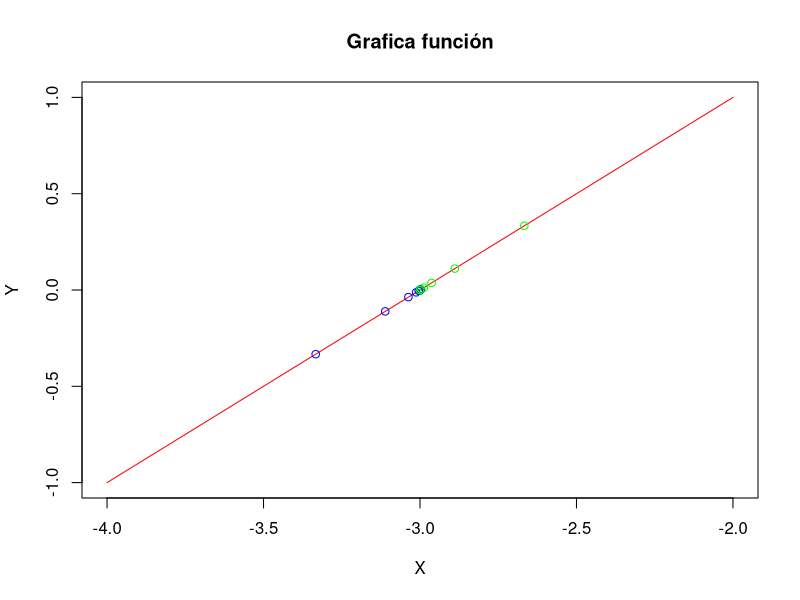

This figure's R source:
triseccion = function (a, b, f, tol, prec){
  if (f(a)*f(b) > 0){
    print("No se puede aplicar el metodo de la triseccion.")
    cat("Razón:","f(a)=", f(a) , "y", "f(b)=", f(b), "tienen el mismo signo.\n")
  }
  else {
    plot(f, to=b, from=a, type = "l", main = "Grafica función", xlab = "X", ylab = "Y", col = "red")
    cat("Tolerancia:", tol, "\n")
    cat("Precisión:", prec, "\n")
    xr1=((2*a)+b)/3
    xr2=(a+(2*b))/3
    while (abs(f(xr1)) >= tol || abs(f(xr2)) >= tol){
      points(x= xr1, y= f(xr1), col = "blue")
      points(x= xr2, y= f(xr2), col = "green")
      if (f(xr1)*f(a)<0)
      {
        b=xr1
      }
      else if (f(xr1)*f(xr2)<0)
      {
        a=xr1
        b=xr2
      }
      else if (f(xr2)*f(b)<0)
      {
        a=xr2
      }
      
      xr1=((2*a)+b)/3
      xr2=(a+(2*b))/3
    }
    
    if (abs(f(xr1)) <= tol){
      cat("Error:", abs(0-f(xr1)))
      return(round(xr1, prec))
    }
    if (abs(f(xr2)) <= tol){
      cat("Error:", abs(0-f(xr2)))
      return(round(xr2, prec))
    }
  }
}

F = function(x) return (x+3)
a = -4
b = -2
tol = 1e-8
prec = 5
resultado = triseccion (a, b, F, tol, prec)
resultado
